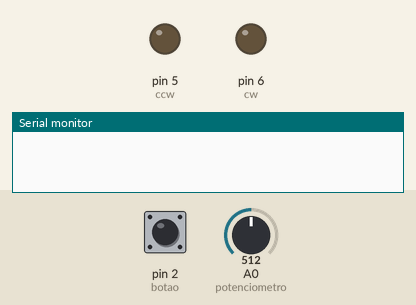
This sketch was run on a simulated Arduino Uno, built with avr-gcc and run on an emulated ATmega328P. On the bench: output pins drawn as LEDs (lit = HIGH), the last lines printed to the serial monitor. The inputs (shaded band) are chosen by the test bench; at power-on: pin 2 (botao) LOW, A0 (potenciometro) = 512.

Above: at 1.2 s.
1.3 s: pin 2 (botao) pulled HIGH for 3.2 s
At 5.0 s:
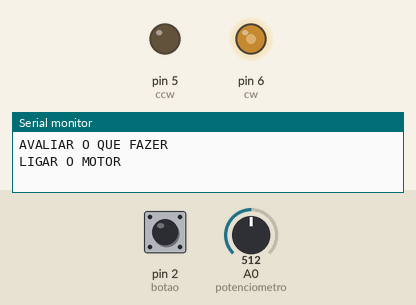
6.0 s: pin 2 (botao) pulled HIGH for 0.15 s
At 6.9 s:
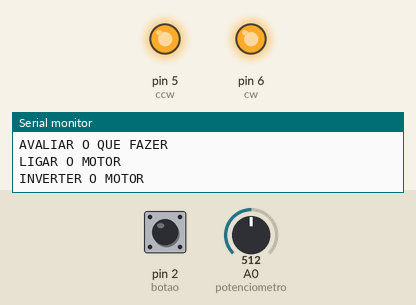
7.7 s: A0 (potenciometro) set to 509
At 8.15 s:
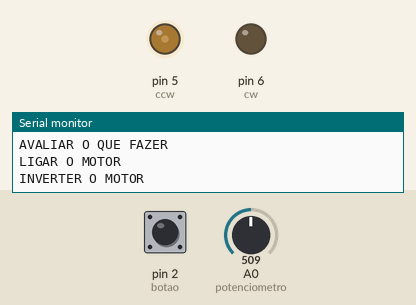
10.7 s: A0 (potenciometro) set to 716
12.3 s: pin 2 (botao) pulled HIGH for 1 s
At 13.7 s:
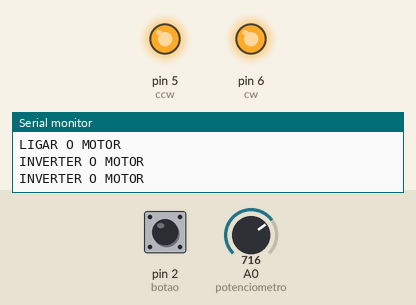
14.8 s: A0 (potenciometro) set to 710
At 14.95 s:
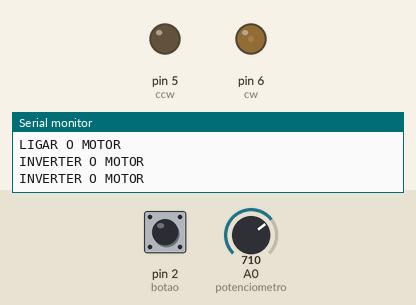
Timing chart, 0 to 18.8 s (numbered marks = the images above; inputs shaded):
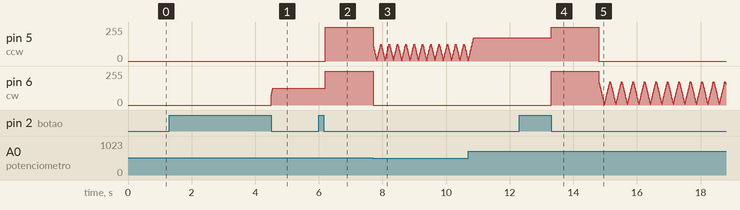

The sketch:

arduinodcmotor.ino
```cpp
#define LONG_PRESS 20
#define SHORT_PRESS 1
#define RAMPA 10

//componentes
int botao = 2;
int potenciometro = A0;
int cw = 6;
int ccw = 5;

//estado que define o que fazer após um long_press
int SITUACAO_MOTOR = 0; // 1 = LIGADO | 0 = DESLIGADO
int SENTIDO = 0; // 0 - HORARIO | 1 = ANTI HORARIO
int VELOCIDADE_ATUAL = 66; // variavel global para trabalhar com uma simulação entre velocidade atual e ideal

void setup() {
  Serial.begin(9600);
  pinMode(botao, INPUT);
  pinMode(potenciometro, INPUT);
}

// le o potenciometro e retorna valor mapeado em até 255
int ler_potenciometro() {
  return map(analogRead(potenciometro), 0, 1023, 0, 255);
}

void acelerar() {
  if(SITUACAO_MOTOR == 1) {
    int velocidade_final = ler_potenciometro();
    int aceleracao = velocidade_final - VELOCIDADE_ATUAL;
    int gradacao = aceleracao / RAMPA;

  for (int i = 0; i < gradacao; i++) {
      if (SENTIDO == 0) {
        analogWrite(cw, VELOCIDADE_ATUAL + RAMPA);
        analogWrite(ccw, LOW);
      }
      else {
        analogWrite(ccw, VELOCIDADE_ATUAL + RAMPA);
        analogWrite(cw, LOW);
      }
    VELOCIDADE_ATUAL = VELOCIDADE_ATUAL + RAMPA;
    delay(RAMPA);
   }
 }
}

void desacelerar() {
  if (SITUACAO_MOTOR == 1){
    int velocidade_final = ler_potenciometro();
    int desaceleracao = velocidade_final;
    int gradacao = desaceleracao / RAMPA;
  for (int i = 0; i < gradacao; i++) {
      if (SENTIDO == 0) {
        analogWrite(cw, VELOCIDADE_ATUAL - RAMPA);
        analogWrite(ccw, LOW);
      }
      else {
        analogWrite(ccw, VELOCIDADE_ATUAL - RAMPA);
        analogWrite(cw, LOW);
      }
    VELOCIDADE_ATUAL = VELOCIDADE_ATUAL - RAMPA;
    delay(RAMPA);
   }
 }
}

void frear() {
  digitalWrite(cw, HIGH);
  digitalWrite(ccw, HIGH);
}

void desligar_motor() {
  frear();
  digitalWrite(cw, LOW);
  digitalWrite(ccw, LOW);
  SITUACAO_MOTOR = 0;
}

// liga o mortor
void ligar_motor() {
  SITUACAO_MOTOR = 1;
  acelerar();
}

void variar_velocidade() {
    if ((ler_potenciometro() - VELOCIDADE_ATUAL) > 0){
      acelerar();
    }
    else {
      desacelerar();
    }
}

// inverter rotação
void inverter_motor() {

  frear();
  delay(10);

  if (SENTIDO == 0) {
    SENTIDO = 1;
    acelerar();
  } else {
    SENTIDO = 0;
    acelerar();
  }
}

// decide [e chama] a função relacionada ao tempo pressionado
void ligar_ou_desligar(int tempo_pressionado){
    if (tempo_pressionado >= LONG_PRESS & SITUACAO_MOTOR == 0) {
      Serial.println("LIGAR O MOTOR");
      ligar_motor();
    }
    else {
      Serial.println("FREAR");
      desligar_motor();
    }
}

void loop() {

  int tempo_pressionado = 0;
  while(digitalRead(botao) == HIGH) {
    delay(100);
    tempo_pressionado++;
  }

  if (tempo_pressionado >= LONG_PRESS) {
    Serial.println("AVALIAR O QUE FAZER");
    ligar_ou_desligar(tempo_pressionado);
  }
  else if (tempo_pressionado > 0 & tempo_pressionado < LONG_PRESS) {
    Serial.println("INVERTER O MOTOR");
    inverter_motor();
  }
  else if (tempo_pressionado == 0 & SITUACAO_MOTOR == 1) {
    variar_velocidade();  // acelerar, desacelerar ou manter a velocidade atual
  }
  delay(10);
}
```

Measured:
- the behaviour switches between 510 and 509 on A0 (potenciometro) (found by bisection; images 2 and 3)
- the behaviour switches between 711 and 710 on A0 (potenciometro) (found by bisection; images 4 and 5)
- after the input at 1.3 s, pin 6 (cw): 0/255 → 126/255 after 3.2 s
- after the input at 6.0 s, pin 5 (ccw): 0/255 → 255/255 after 0.20 s; pin 6 (cw): 126/255 → 255/255 after 0.20 s
- after the input at 12.3 s, pin 5 (ccw): 176/255 → 255/255 after 1.0 s; pin 6 (cw): 0/255 → 255/255 after 1.0 s
